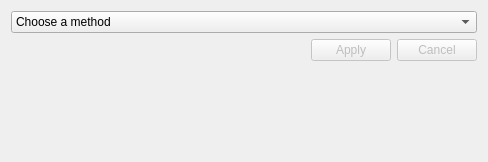
               <widget class="QWidget" name="tab_8">
                <attribute name="title">
                 <string>Edge detection</string>
                </attribute>
                <layout class="QVBoxLayout" name="verticalLayout_10">
                 <item>
                  <widget class="QComboBox" name="cbox_edge_detection">
                   <item>
                    <property name="text">
                     <string>Choose a method</string>
                    </property>
                   </item>
                   <item>
                    <property name="text">
                     <string>Roberts</string>
                    </property>
                   </item>
                   <item>
                    <property name="text">
                     <string>Prewitt</string>
                    </property>
                   </item>
                   <item>
                    <property name="text">
                     <string>Sobel</string>
                    </property>
                   </item>
                  </widget>
                 </item>
                 <item>
                  <layout class="QHBoxLayout" name="horizontalLayout_10">
                   <property name="leftMargin">
                    <number>300</number>
                   </property>
                   <property name="bottomMargin">
                    <number>50</number>
                   </property>
                   <item>
                    <widget class="QPushButton" name="btn_apply_edge_detection">
                     <property name="enabled">
                      <bool>false</bool>
                     </property>
                     <property name="text">
                      <string>Apply</string>
                     </property>
                    </widget>
                   </item>
                   <item>
                    <widget class="QPushButton" name="btn_cancel_edge_detection">
                     <property name="enabled">
                      <bool>false</bool>
                     </property>
                     <property name="text">
                      <string>Cancel</string>
                     </property>
                    </widget>
                   </item>
                  </layout>
                 </item>
                 <item>
                  <spacer name="verticalSpacer_6">
                   <property name="orientation">
                    <enum>Qt::Vertical</enum>
                   </property>
                   <property name="sizeHint" stdset="0">
                    <size>
                     <width>20</width>
                     <height>40</height>
                    </size>
                   </property>
                  </spacer>
                 </item>
                </layout>
               </widget>
